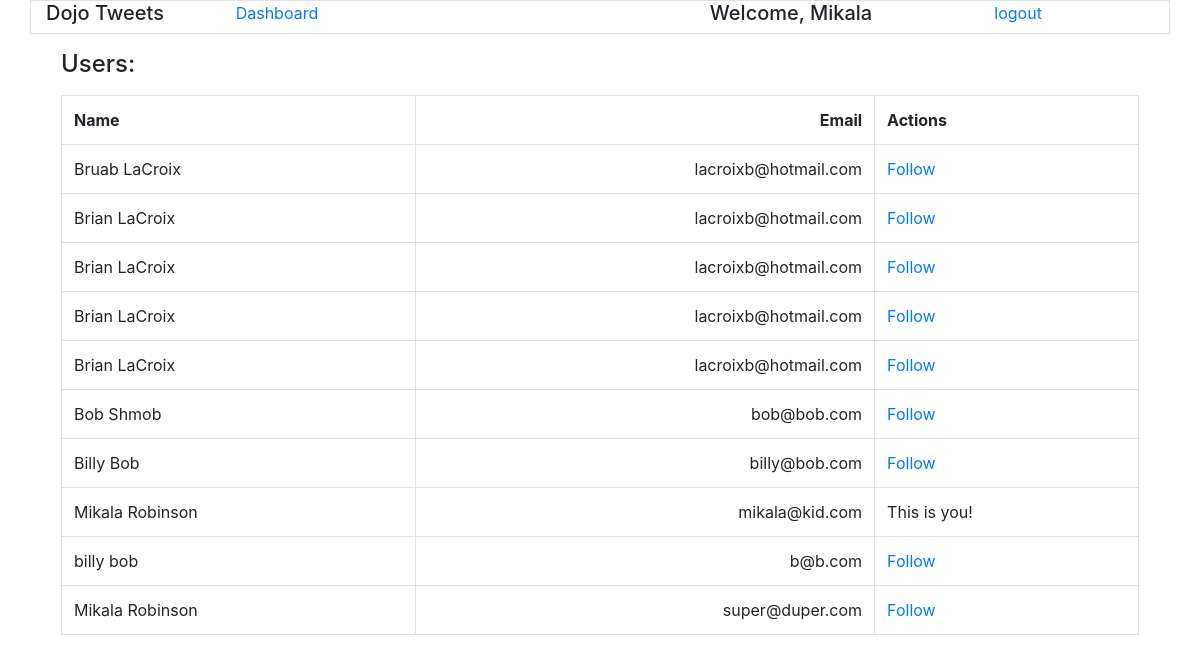
Page /users (signed in) on the committed database.
### app.py (models this page shows)
class Users(db.Model):
    id = db.Column(db.Integer, primary_key=True)
    first_name = db.Column(db.String(45))
    last_name = db.Column(db.String(45))
    password = db.Column(db.String(100))
    email = db.Column(db.String(45))
    created_at = db.Column(db.DateTime, server_default=func.now())
    updated_at = db.Column(db.DateTime, server_default=func.now(), onupdate=func.now())

### app.py (the view)
@app.route("/users")
def user_follows():
    print ('*'*20)
    print ('Going to users page to follow people')
    if (session['auth']==False):
        return redirect('/')
    users=Users.query.all()
    print ("users:",users)
    return render_template('users.html',users=users,my_id=session['id'])

### templates/users.html (shortened to what this page needs)
<!DOCTYPE html>
<html lang="en">
<head>
    <link rel="stylesheet" href="https://stackpath.bootstrapcdn.com/bootstrap/4.3.1/css/bootstrap.min.css">
</head>
<body>
    <div class="container">
        <div class="row border">
            <div class="col-2">
                <h5>Dojo Tweets</h1>
            </div>
            <div class="col-5">
                <a href='/user/{{session.id}}'>Dashboard</a>
            </div>
            <div class="col-3">
                <h5>Welcome, {{session.first_name}}</h1>
            </div>
            <div class="col-2">
                <a href='/logout'>logout</a>
            </div>
        </div>
        <h4 class="m-3">Users:</h4>
        <div class="row m-3">
            <table class="table table-bordered">
                <tr>
                    <th>Name</th>
                    <th class="text-right"> Email</th>
                    <th>Actions</th>
                </tr>
                {% for user in users %}
                <tr>
                    <td>{{user.first_name}} {{user.last_name}}</td>
                    <td class="text-right">{{user.email}}</td>
                    {% if user.id != my_id %}
                    <td> <a href="/user/{{my_id}}/follow/{{user.id}}">Follow</td>
                    {% else %}
                    <td> This is you! </td>
                    {% endif %}
                </tr>
                {% endfor %}
            </table>
        </div>
    </div>
</body>

### rows in the picture
Users: first_name "Bruab", last_name "LaCroix", email "lacroixb@hotmail.com"
Users: first_name "Brian", last_name "LaCroix", email "lacroixb@hotmail.com"
Users: first_name "Brian", last_name "LaCroix", email "lacroixb@hotmail.com"
Users: first_name "Brian", last_name "LaCroix", email "lacroixb@hotmail.com"
Users: first_name "Brian", last_name "LaCroix", email "lacroixb@hotmail.com"
Users: first_name "Bob", last_name "Shmob", email "bob@bob.com"
Users: first_name "Billy", last_name "Bob", email "billy@bob.com"
Users: first_name "Mikala", last_name "Robinson", email "mikala@kid.com", shows "This is you!"
Users: first_name "billy", last_name "bob", email "b@b.com"
Users: first_name "Mikala", last_name "Robinson", email "super@duper.com"

### other values in the picture
{{ session.first_name }} "Mikala"
